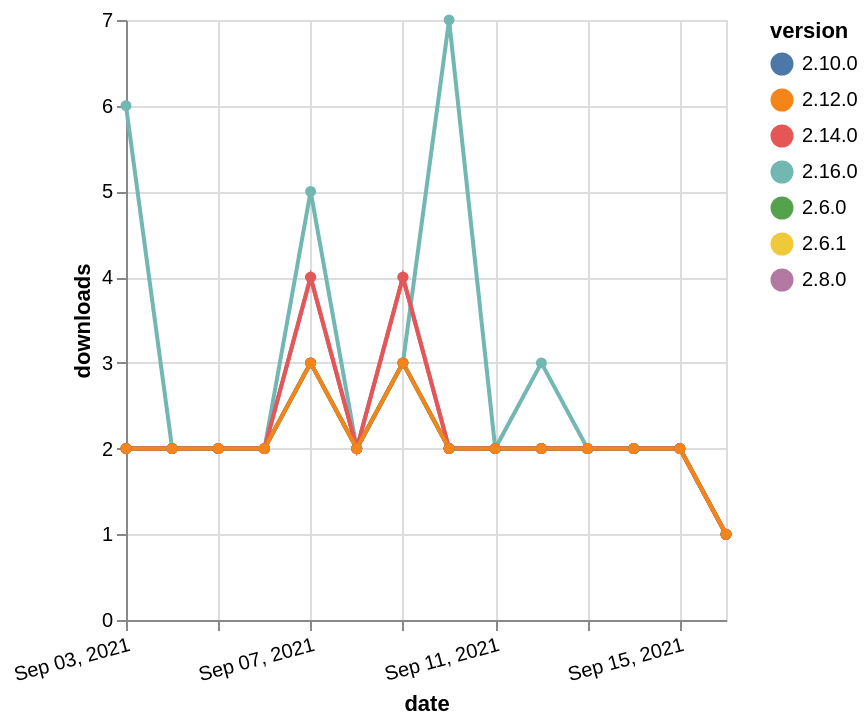

Here is the Vega-Lite specification saved for this chart:
### Vega-Lite specification from a JSON file in a GitHub repository (floating-point values rounded to 4 significant figures)
{"$schema": "https://vega.github.io/schema/vega-lite/v5.json", "description": "A simple bar chart with embedded data.", "data": {"values": [{"date": "2021-09-03", "total": 1901, "delta": 2, "version": "2.6.1"}, {"date": "2021-09-04", "total": 1903, "delta": 2, "version": "2.6.1"}, {"date": "2021-09-05", "total": 1905, "delta": 2, "version": "2.6.1"}, {"date": "2021-09-06", "total": 1907, "delta": 2, "version": "2.6.1"}, {"date": "2021-09-07", "total": 1910, "delta": 3, "version": "2.6.1"}, {"date": "2021-09-08", "total": 1912, "delta": 2, "version": "2.6.1"}, {"date": "2021-09-09", "total": 1915, "delta": 3, "version": "2.6.1"}, {"date": "2021-09-10", "total": 1917, "delta": 2, "version": "2.6.1"}, {"date": "2021-09-11", "total": 1919, "delta": 2, "version": "2.6.1"}, {"date": "2021-09-12", "total": 1921, "delta": 2, "version": "2.6.1"}, {"date": "2021-09-13", "total": 1923, "delta": 2, "version": "2.6.1"}, {"date": "2021-09-14", "total": 1925, "delta": 2, "version": "2.6.1"}, {"date": "2021-09-15", "total": 1927, "delta": 2, "version": "2.6.1"}, {"date": "2021-09-16", "total": 1928, "delta": 1, "version": "2.6.1"}, {"date": "2021-09-03", "total": 251, "delta": 6, "version": "2.16.0"}, {"date": "2021-09-04", "total": 253, "delta": 2, "version": "2.16.0"}, {"date": "2021-09-05", "total": 255, "delta": 2, "version": "2.16.0"}, {"date": "2021-09-06", "total": 257, "delta": 2, "version": "2.16.0"}, {"date": "2021-09-07", "total": 262, "delta": 5, "version": "2.16.0"}, {"date": "2021-09-08", "total": 264, "delta": 2, "version": "2.16.0"}, {"date": "2021-09-09", "total": 267, "delta": 3, "version": "2.16.0"}, {"date": "2021-09-10", "total": 274, "delta": 7, "version": "2.16.0"}, {"date": "2021-09-11", "total": 276, "delta": 2, "version": "2.16.0"}, {"date": "2021-09-12", "total": 279, "delta": 3, "version": "2.16.0"}, {"date": "2021-09-13", "total": 281, "delta": 2, "version": "2.16.0"}, {"date": "2021-09-14", "total": 283, "delta": 2, "version": "2.16.0"}, {"date": "2021-09-15", "total": 285, "delta": 2, "version": "2.16.0"}, {"date": "2021-09-16", "total": 286, "delta": 1, "version": "2.16.0"}, {"date": "2021-09-03", "total": 2019, "delta": 2, "version": "2.8.0"}, {"date": "2021-09-04", "total": 2021, "delta": 2, "version": "2.8.0"}, {"date": "2021-09-05", "total": 2023, "delta": 2, "version": "2.8.0"}, {"date": "2021-09-06", "total": 2025, "delta": 2, "version": "2.8.0"}, {"date": "2021-09-07", "total": 2029, "delta": 4, "version": "2.8.0"}, {"date": "2021-09-08", "total": 2031, "delta": 2, "version": "2.8.0"}, {"date": "2021-09-09", "total": 2035, "delta": 4, "version": "2.8.0"}, {"date": "2021-09-10", "total": 2037, "delta": 2, "version": "2.8.0"}, {"date": "2021-09-11", "total": 2039, "delta": 2, "version": "2.8.0"}, {"date": "2021-09-12", "total": 2041, "delta": 2, "version": "2.8.0"}, {"date": "2021-09-13", "total": 2043, "delta": 2, "version": "2.8.0"}, {"date": "2021-09-14", "total": 2045, "delta": 2, "version": "2.8.0"}, {"date": "2021-09-15", "total": 2047, "delta": 2, "version": "2.8.0"}, {"date": "2021-09-16", "total": 2048, "delta": 1, "version": "2.8.0"}, {"date": "2021-09-03", "total": 2071, "delta": 2, "version": "2.6.0"}, {"date": "2021-09-04", "total": 2073, "delta": 2, "version": "2.6.0"}, {"date": "2021-09-05", "total": 2075, "delta": 2, "version": "2.6.0"}, {"date": "2021-09-06", "total": 2077, "delta": 2, "version": "2.6.0"}, {"date": "2021-09-07", "total": 2080, "delta": 3, "version": "2.6.0"}, {"date": "2021-09-08", "total": 2082, "delta": 2, "version": "2.6.0"}, {"date": "2021-09-09", "total": 2085, "delta": 3, "version": "2.6.0"}, {"date": "2021-09-10", "total": 2087, "delta": 2, "version": "2.6.0"}, {"date": "2021-09-11", "total": 2089, "delta": 2, "version": "2.6.0"}, {"date": "2021-09-12", "total": 2091, "delta": 2, "version": "2.6.0"}, {"date": "2021-09-13", "total": 2093, "delta": 2, "version": "2.6.0"}, {"date": "2021-09-14", "total": 2095, "delta": 2, "version": "2.6.0"}, {"date": "2021-09-15", "total": 2097, "delta": 2, "version": "2.6.0"}, {"date": "2021-09-16", "total": 2098, "delta": 1, "version": "2.6.0"}, {"date": "2021-09-03", "total": 1495, "delta": 2, "version": "2.10.0"}, {"date": "2021-09-04", "total": 1497, "delta": 2, "version": "2.10.0"}, {"date": "2021-09-05", "total": 1499, "delta": 2, "version": "2.10.0"}, {"date": "2021-09-06", "total": 1501, "delta": 2, "version": "2.10.0"}, {"date": "2021-09-07", "total": 1504, "delta": 3, "version": "2.10.0"}, {"date": "2021-09-08", "total": 1506, "delta": 2, "version": "2.10.0"}, {"date": "2021-09-09", "total": 1509, "delta": 3, "version": "2.10.0"}, {"date": "2021-09-10", "total": 1511, "delta": 2, "version": "2.10.0"}, {"date": "2021-09-11", "total": 1513, "delta": 2, "version": "2.10.0"}, {"date": "2021-09-12", "total": 1515, "delta": 2, "version": "2.10.0"}, {"date": "2021-09-13", "total": 1517, "delta": 2, "version": "2.10.0"}, {"date": "2021-09-14", "total": 1519, "delta": 2, "version": "2.10.0"}, {"date": "2021-09-15", "total": 1521, "delta": 2, "version": "2.10.0"}, {"date": "2021-09-16", "total": 1522, "delta": 1, "version": "2.10.0"}, {"date": "2021-09-03", "total": 760, "delta": 2, "version": "2.14.0"}, {"date": "2021-09-04", "total": 762, "delta": 2, "version": "2.14.0"}, {"date": "2021-09-05", "total": 764, "delta": 2, "version": "2.14.0"}, {"date": "2021-09-06", "total": 766, "delta": 2, "version": "2.14.0"}, {"date": "2021-09-07", "total": 770, "delta": 4, "version": "2.14.0"}, {"date": "2021-09-08", "total": 772, "delta": 2, "version": "2.14.0"}, {"date": "2021-09-09", "total": 776, "delta": 4, "version": "2.14.0"}, {"date": "2021-09-10", "total": 778, "delta": 2, "version": "2.14.0"}, {"date": "2021-09-11", "total": 780, "delta": 2, "version": "2.14.0"}, {"date": "2021-09-12", "total": 782, "delta": 2, "version": "2.14.0"}, {"date": "2021-09-13", "total": 784, "delta": 2, "version": "2.14.0"}, {"date": "2021-09-14", "total": 786, "delta": 2, "version": "2.14.0"}, {"date": "2021-09-15", "total": 788, "delta": 2, "version": "2.14.0"}, {"date": "2021-09-16", "total": 789, "delta": 1, "version": "2.14.0"}, {"date": "2021-09-03", "total": 1021, "delta": 2, "version": "2.12.0"}, {"date": "2021-09-04", "total": 1023, "delta": 2, "version": "2.12.0"}, {"date": "2021-09-05", "total": 1025, "delta": 2, "version": "2.12.0"}, {"date": "2021-09-06", "total": 1027, "delta": 2, "version": "2.12.0"}, {"date": "2021-09-07", "total": 1030, "delta": 3, "version": "2.12.0"}, {"date": "2021-09-08", "total": 1032, "delta": 2, "version": "2.12.0"}, {"date": "2021-09-09", "total": 1035, "delta": 3, "version": "2.12.0"}, {"date": "2021-09-10", "total": 1037, "delta": 2, "version": "2.12.0"}, {"date": "2021-09-11", "total": 1039, "delta": 2, "version": "2.12.0"}, {"date": "2021-09-12", "total": 1041, "delta": 2, "version": "2.12.0"}, {"date": "2021-09-13", "total": 1043, "delta": 2, "version": "2.12.0"}, {"date": "2021-09-14", "total": 1045, "delta": 2, "version": "2.12.0"}, {"date": "2021-09-15", "total": 1047, "delta": 2, "version": "2.12.0"}, {"date": "2021-09-16", "total": 1048, "delta": 1, "version": "2.12.0"}]}, "width": "container", "mark": {"type": "line", "point": {"filled": true}}, "encoding": {"x": {"field": "date", "type": "temporal", "timeUnit": "yearmonthdate", "title": "date", "axis": {"labelAngle": -15}}, "y": {"field": "delta", "type": "quantitative", "title": "downloads"}, "color": {"field": "version", "type": "nominal"}, "tooltip": {"field": "delta"}}}
